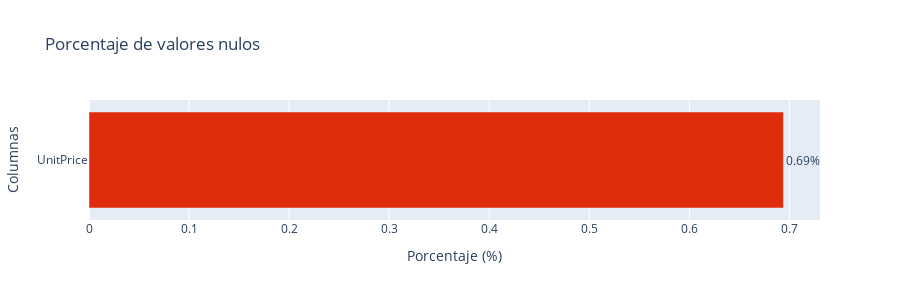

This figure's notebook cell:
### Markdown cell above
> Inicialmente, voy a determinar el porcentage(%) de valores faltantes presentes en cada columna

### Code cell
# Calcular el porcentage de valores faltantes por cada columna
missing_data = df.isnull().sum()
missing_percentage = (missing_data[missing_data > 0] / df.shape[0]) * 100

# Preparar los valores
missing_percentage.sort_values(ascending = False, inplace = True)

# Crear el grafico de barra horizontal
fig = go.Figure(go.Bar(
  x = missing_percentage,
  y = missing_percentage.index,
  orientation = 'h',
  marker = dict(color = '#DF2C0C')
))

# Anotar los valores en las barras
fig.update_traces(text = missing_percentage.apply(lambda x: f'{x:.2f}%'), textposition = 'outside')

# Actualizar el diseño
fig.update_layout(
  title = 'Porcentaje de valores nulos',
  xaxis_title = 'Porcentaje (%)',
  yaxis_title = 'Columnas',
  width = 900,
  height = 300
)

# Mostrar el grafico
fig.show()

### Figure 1 — Plotly figure (JSON) as saved in the notebook; plotly's stock layout.template omitted (floating-point values rounded to 4 significant figures)
{"data": [{"marker": {"color": "#DF2C0C"}, "orientation": "h", "text": ["0.69%"], "textposition": "outside", "type": "bar", "x": [0.6941], "y": ["UnitPrice"]}], "layout": {"height": 300, "title": {"text": "Porcentaje de valores nulos"}, "width": 900, "xaxis": {"title": {"text": "Porcentaje (%)"}}, "yaxis": {"title": {"text": "Columnas"}}}}
